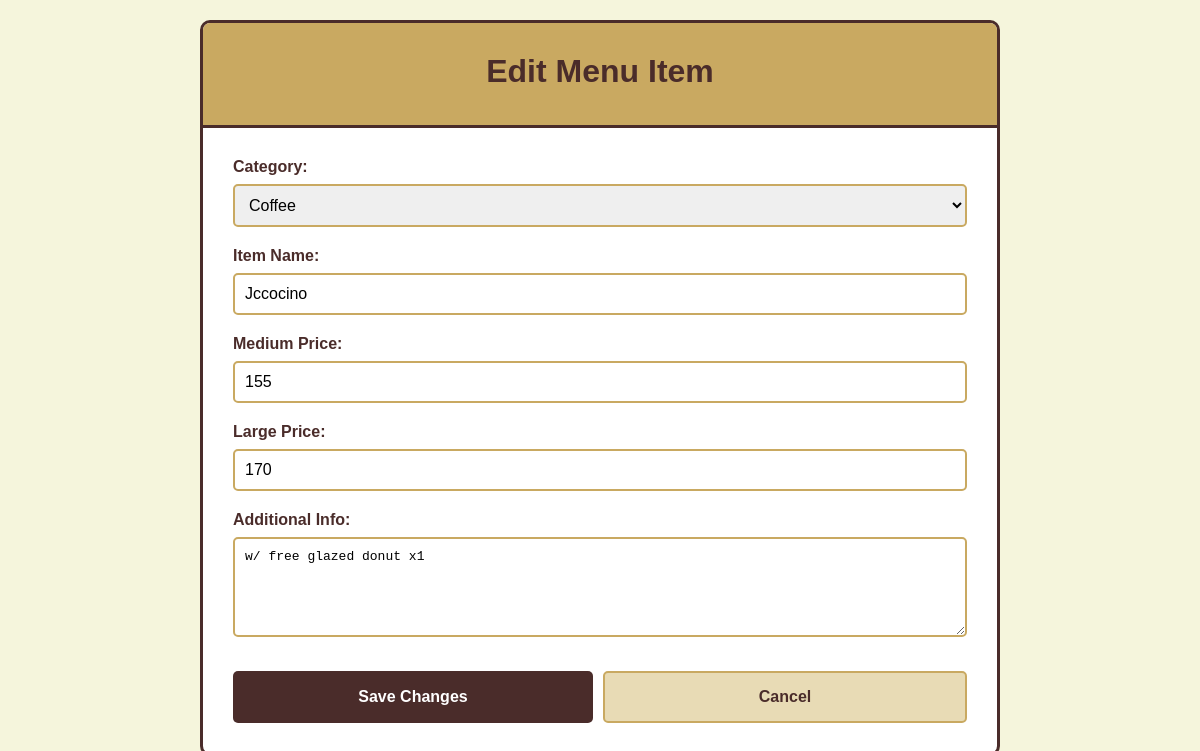
The page /edit_menu.php?id=1 on the database its author committed.
### tables this page shows
create table menu (
    id INT AUTO_INCREMENT PRIMARY KEY,
    name VARCHAR(60) NOT NULL, 
    price_medium INT NOT NULL, 
    price_large INT NULL, 
    addition VARCHAR(30) NULL, 
    category VARCHAR(50) NOT NULL, 
    status VARCHAR(20) NOT NULL DEFAULT 'active'
);

### edit_menu.php (the view, shortened to what this page needs)
<?php
include 'dbNgina.php';
$id = $_GET['id'];
$sql = "SELECT * FROM menu WHERE id = $id";
$result = $conn->query($sql);
$item = $result->fetch_assoc();
?>
<!DOCTYPE html>
<html lang="en">
<head>
</head>
<body>
<div class="container">
    <header>
        <h1>Edit Menu Item</h1>
    </header>
    <div class="form-container">
        <form method="POST">
            <div class="form-group">
                <label for="category">Category:</label>
                <select name="category" id="category" required>
                    <option value="coffee" <?= $item['category'] == 'coffee' ? 'selected' : '' ?>>Coffee</option>
                </select>
            </div>
            <div class="form-group">
                <label for="name">Item Name:</label>
                <input type="text" name="name" id="name" value="<?= htmlspecialchars($item['name']) ?>" required>
            </div>
            <div class="form-group">
                <label for="price_medium">Medium Price:</label>
                <input type="text" name="price_medium" id="price_medium" value="<?= htmlspecialchars($item['price_medium']) ?>" required>
            </div>
            <div class="form-group">
                <label for="price_large">Large Price:</label>
                <input type="text" name="price_large" id="price_large" value="<?= htmlspecialchars($item['price_large']) ?>">
            </div>
            <div class="form-group">
                <label for="addition">Additional Info:</label>
                <textarea name="addition" id="addition"><?= htmlspecialchars($item['addition']) ?></textarea>
            </div>
            <div class="btn-group">
                <button type="submit" class="btn btn-primary">Save Changes</button>
                <a href="cmsPanel.php?category=menu" class="btn btn-secondary" style="text-align: center; text-decoration: none; line-height: 1.5;">Cancel</a>
            </div>
        </form>
    </div>
</div>
</body>
</html>

### edit_menu.php (style rules this page uses)
* { margin: 0; padding: 0; box-sizing: border-box; }
body { font-family: Arial, sans-serif; background-color: #f5f5dc; min-height: 100vh; padding: 20px; }
.container { max-width: 800px; margin: 0 auto; background-color: white; border: 3px solid #4a2c2a; border-radius: 10px; overflow: hidden; }
header { background-color: #c9a961; padding: 30px; text-align: center; border-bottom: 3px solid #4a2c2a; }
header h1 { color: #4a2c2a; font-size: 2em; margin-bottom: 5px; }
.form-container { padding: 30px; }
.form-group { margin-bottom: 20px; }
.form-group label { display: block; margin-bottom: 8px; color: #4a2c2a; font-weight: bold; }
.form-group input, .form-group select, .form-group textarea { width: 100%; padding: 10px; border: 2px solid #c9a961; border-radius: 5px; font-size: 1em; }
.form-group textarea { min-height: 100px; resize: vertical; }
.btn-group { display: flex; gap: 10px; margin-top: 30px; }
.btn { flex: 1; padding: 12px 20px; border: none; border-radius: 5px; cursor: pointer; font-weight: bold; font-size: 1em; transition: background-color 0.3s; }
.btn-primary { background-color: #4a2c2a; color: white; }
.btn-secondary { background-color: #e8dbb5; color: #4a2c2a; border: 2px solid #c9a961; }

### rows shown on the page
menu: category "Coffee", name "Jccocino", price_medium "155", price_large "170", addition "w/ free glazed donut x1"
